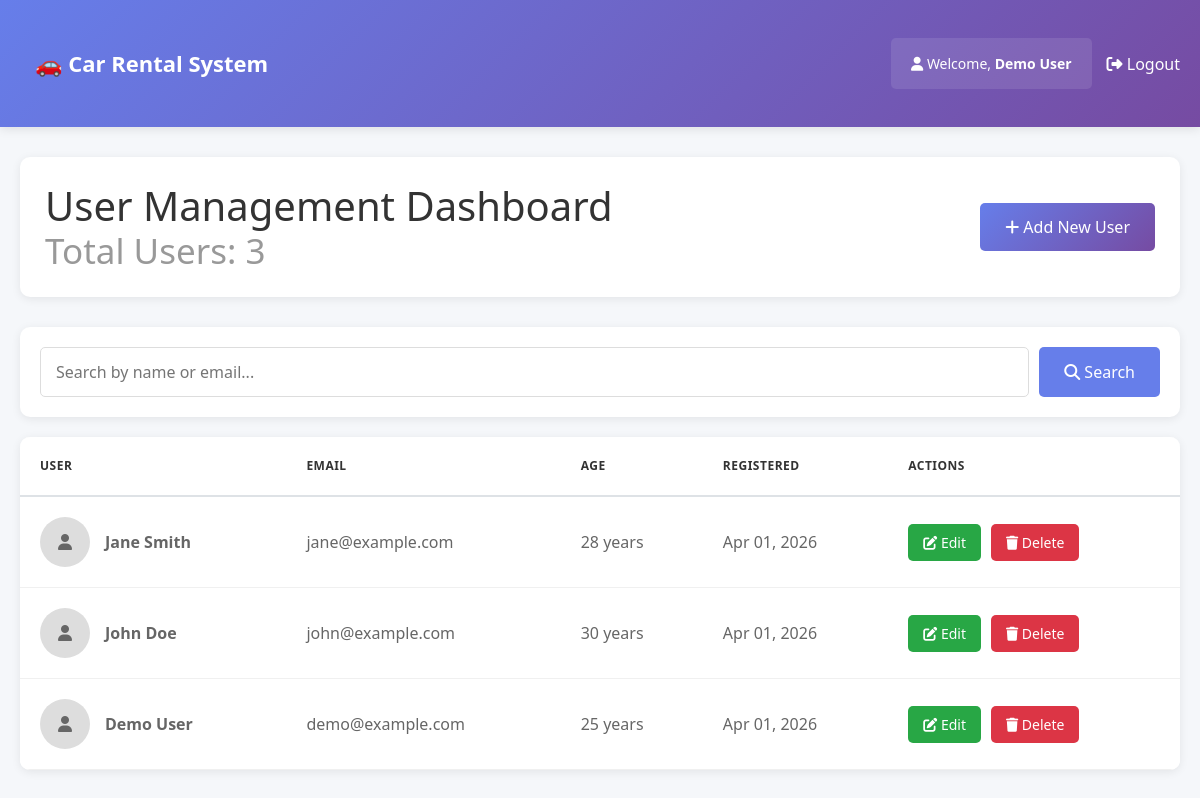
/dashboard.php (signed in), run on the app's committed database.
### tables this page shows
CREATE TABLE `users` (
    `id` INT PRIMARY KEY AUTO_INCREMENT,
    `full_name` VARCHAR(100) NOT NULL,
    `email` VARCHAR(100) NOT NULL UNIQUE,
    `username` VARCHAR(100) UNIQUE,
    `phone` VARCHAR(20),
    `address` VARCHAR(255),
    `age` INT,
    `password` VARCHAR(255) NOT NULL,
    `profile_image` VARCHAR(255),
    `created_at` TIMESTAMP DEFAULT CURRENT_TIMESTAMP,
    `updated_at` TIMESTAMP DEFAULT CURRENT_TIMESTAMP ON UPDATE CURRENT_TIMESTAMP,
    INDEX `idx_created_at` (`created_at`)
);

### dashboard.php (the view, shortened to what this page needs)
<?php
require_once 'config/db.php';
$page = isset($_GET['page']) ? (int)$_GET['page'] : 1;
$records_per_page = 10;
$search = isset($_GET['search']) ? sanitizeInput($_GET['search']) : '';
$offset = ($page - 1) * $records_per_page;
$search_query = $search ? "WHERE full_name LIKE '%$search%' OR email LIKE '%$search%'" : "";
$count_result = $conn->query("SELECT COUNT(*) as total FROM users $search_query");
$count_row = $count_result->fetch_assoc();
$total_records = $count_row['total'];
if ($search) {
    $sql = "SELECT id, full_name, email, age, profile_image, created_at FROM users
            WHERE full_name LIKE '%$search%' OR email LIKE '%$search%'
            ORDER BY created_at DESC LIMIT $offset, $records_per_page";
} else {
    $sql = "SELECT id, full_name, email, age, profile_image, created_at FROM users
            ORDER BY created_at DESC LIMIT $offset, $records_per_page";
}
$result = $conn->query($sql);
?>
<!DOCTYPE html>
<html lang="en">
<head>
    <link href="https://cdn.jsdelivr.net/npm/bootstrap@5.3.0/dist/css/bootstrap.min.css" rel="stylesheet">
    <link rel="stylesheet" href="https://cdnjs.cloudflare.com/ajax/libs/font-awesome/6.4.0/css/all.min.css">
</head>
<body>
    <nav class="navbar navbar-expand-lg">
        <div class="container-fluid">
            <a class="navbar-brand" href="dashboard.php">🚗 Car Rental System</a>
            <div class="collapse navbar-collapse justify-content-end" id="navbarNav">
                <div class="session-info">
                    <i class="fas fa-user"></i> Welcome, <strong><?php echo htmlspecialchars($_SESSION['user_name']); ?></strong>
                </div>
                <a href="logout.php" class="nav-link"><i class="fas fa-sign-out-alt"></i> Logout</a>
            </div>
        </div>
    </nav>
    <div class="container-fluid">
        <div class="dashboard-header">
            <div>
                <h1 class="dashboard-title">User Management Dashboard
                    <small>Total Users: <?php echo $total_records; ?></small>
                </h1>
            </div>
            <a href="add.php" class="btn-add">
                <i class="fas fa-plus"></i> Add New User
            </a>
        </div>
        <div class="search-box">
            <form method="GET" action="dashboard.php">
                <input type="text" name="search" placeholder="Search by name or email..." value="<?php echo htmlspecialchars($search); ?>">
                <button type="submit"><i class="fas fa-search"></i> Search</button>
            </form>
        </div>
        <div class="table-container">
            <?php if ($result->num_rows > 0): ?>
                <div class="table-responsive">
                    <table class="table">
                        <thead>
                            <tr>
                                <th>User</th>
                                <th>Email</th>
                                <th>Age</th>
                                <th>Registered</th>
                                <th>Actions</th>
                            </tr>
                        </thead>
                        <tbody>
                            <?php while ($row = $result->fetch_assoc()): ?>
                                <tr>
                                    <td>
                                        <div class="user-info">
                                            <?php if ($row['profile_image'] && file_exists($row['profile_image'])): ?>
                                                <img src="<?php echo htmlspecialchars($row['profile_image']); ?>" alt="Profile">
                                            <?php else: ?>
                                                <div style="width: 50px; height: 50px; background: #ddd; border-radius: 50%; display: flex; align-items: center; justify-content: center;">
                                                    <i class="fas fa-user"></i>
                                                </div>
                                            <?php endif; ?>
                                            <div>
                                                <strong><?php echo htmlspecialchars($row['full_name']); ?></strong>
                                            </div>
                                        </div>
                                    </td>
                                    <td><?php echo htmlspecialchars($row['email']); ?></td>
                                    <td><?php echo $row['age']; ?> years</td>
                                    <td><?php echo date('M d, Y', strtotime($row['created_at'])); ?></td>
                                    <td>
                                        <div class="action-buttons">
                                            <a href="edit.php?id=<?php echo $row['id']; ?>" class="btn-edit">
                                                <i class="fas fa-edit"></i> Edit
                                            </a>
                                            <a href="dashboard.php?action=delete&id=<?php echo $row['id']; ?>" class="btn-delete"
                                               onclick="return confirm('Are you sure you want to delete this user?');">
                                                <i class="fas fa-trash"></i> Delete
                                            </a>
                                        </div>
                                    </td>
                                </tr>
                            <?php endwhile; ?>
                        </tbody>
                    </table>
                </div>
            <?php endif; ?>
        </div>
    </div>
</body>
</html>

### dashboard.php (style rules this page uses)
* { margin: 0; padding: 0; box-sizing: border-box; }
body { background: #f5f7fa; font-family: 'Segoe UI', Tahoma, Geneva, Verdana, sans-serif; }
.navbar { background: linear-gradient(135deg, #667eea 0%, #764ba2 100%); box-shadow: 0 2px 10px rgba(0, 0, 0, 0.1); }
.navbar .navbar-brand { font-weight: bold; font-size: 22px; }
.navbar a { color: white !important; margin-left: 15px; transition: all 0.3s; }
.container-fluid { padding: 30px 20px; }
.dashboard-header { background: white; padding: 25px; border-radius: 10px; box-shadow: 0 2px 10px rgba(0, 0, 0, 0.08); margin-bottom: 30px; display: flex; justify-content: space-between; align-items: center; flex-wrap: wrap; gap: 20px; }
.dashboard-title { color: #333; margin: 0; }
.dashboard-title small { color: #999; display: block; }
.btn-add { background: linear-gradient(135deg, #667eea 0%, #764ba2 100%); border: none; color: white; padding: 12px 25px; border-radius: 5px; transition: all 0.3s; text-decoration: none; display: inline-block; }
.search-box { margin-bottom: 20px; background: white; padding: 20px; border-radius: 10px; box-shadow: 0 2px 10px rgba(0, 0, 0, 0.08); }
.search-box form { display: flex; gap: 10px; }
.search-box input { flex: 1; padding: 12px 15px; border: 1px solid #ddd; border-radius: 5px; transition: all 0.3s; }
.search-box button { background: #667eea; color: white; border: none; padding: 12px 25px; border-radius: 5px; cursor: pointer; transition: all 0.3s; }
.table-container { background: white; border-radius: 10px; box-shadow: 0 2px 10px rgba(0, 0, 0, 0.08); overflow: hidden; }
.table { margin: 0; }
.table thead { background: #f8f9fa; border-bottom: 2px solid #dee2e6; }
.table th { padding: 20px; font-weight: 600; color: #333; border: none; text-transform: uppercase; font-size: 12px; letter-spacing: 0.5px; }
.table td { padding: 20px; border: none; color: #666; vertical-align: middle; }
.table tbody tr { border-bottom: 1px solid #f0f0f0; transition: all 0.3s; }
.user-info { display: flex; align-items: center; gap: 15px; }
.action-buttons { display: flex; gap: 10px; }
.btn-edit, .btn-delete { padding: 8px 15px; border-radius: 5px; text-decoration: none; font-size: 14px; transition: all 0.3s; border: none; cursor: pointer; color: white; }
.btn-edit { background: #28a745; }
.btn-delete { background: #dc3545; }
.session-info { background: rgba(255, 255, 255, 0.1); padding: 15px 20px; border-radius: 5px; color: white; font-size: 14px; }

### data on the page
users: full_name "Jane Smith", email "jane@example.com", age "28", created_at "Apr 01, 2026"
users: full_name "John Doe", email "john@example.com", age "30", created_at "Apr 01, 2026"
users: full_name "Demo User", email "demo@example.com", age "25", created_at "Apr 01, 2026"

### other printed values
$_SESSION['user_name'] "Demo User"
$total_records "3"
